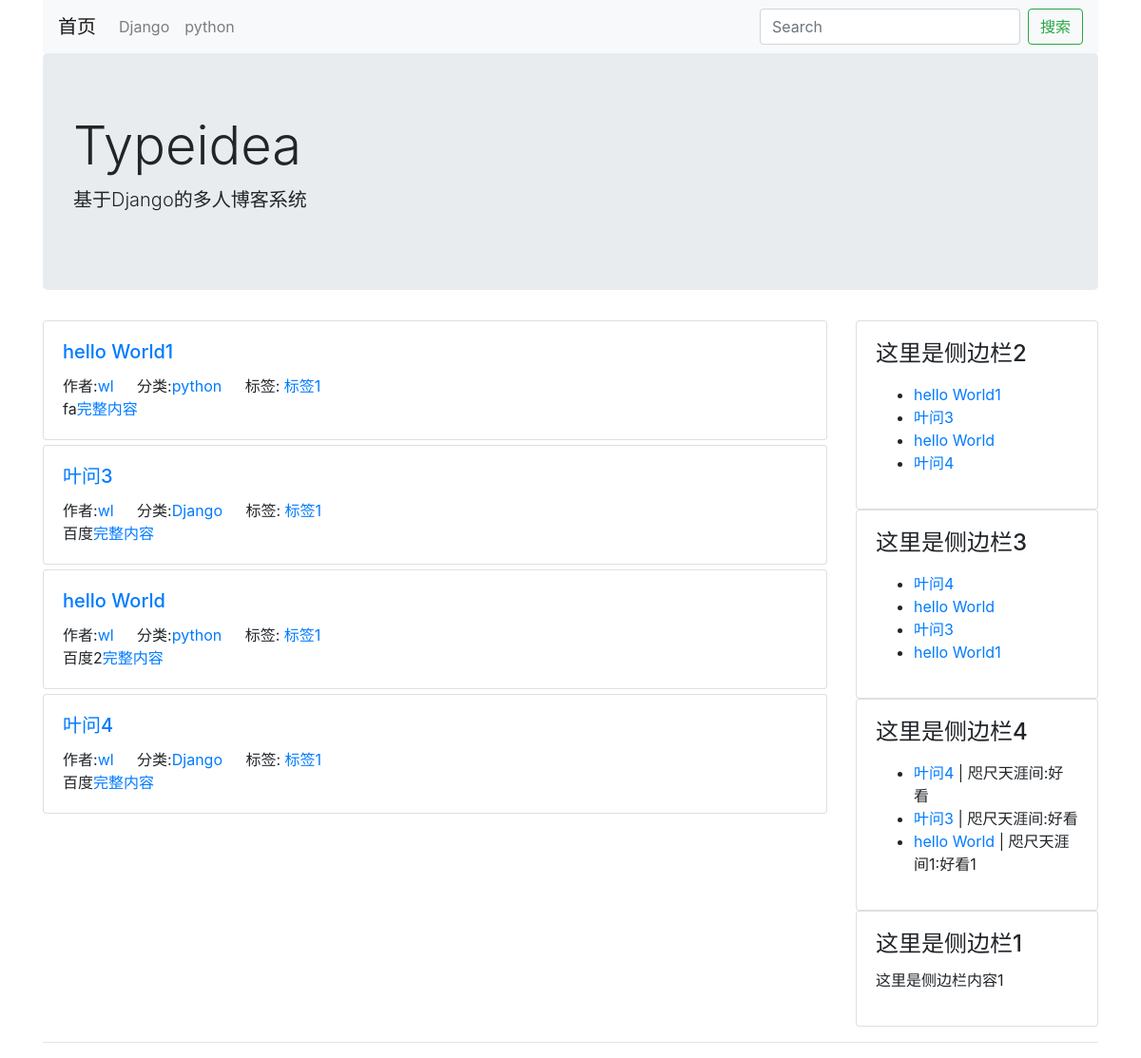
Before: / with the older database file.
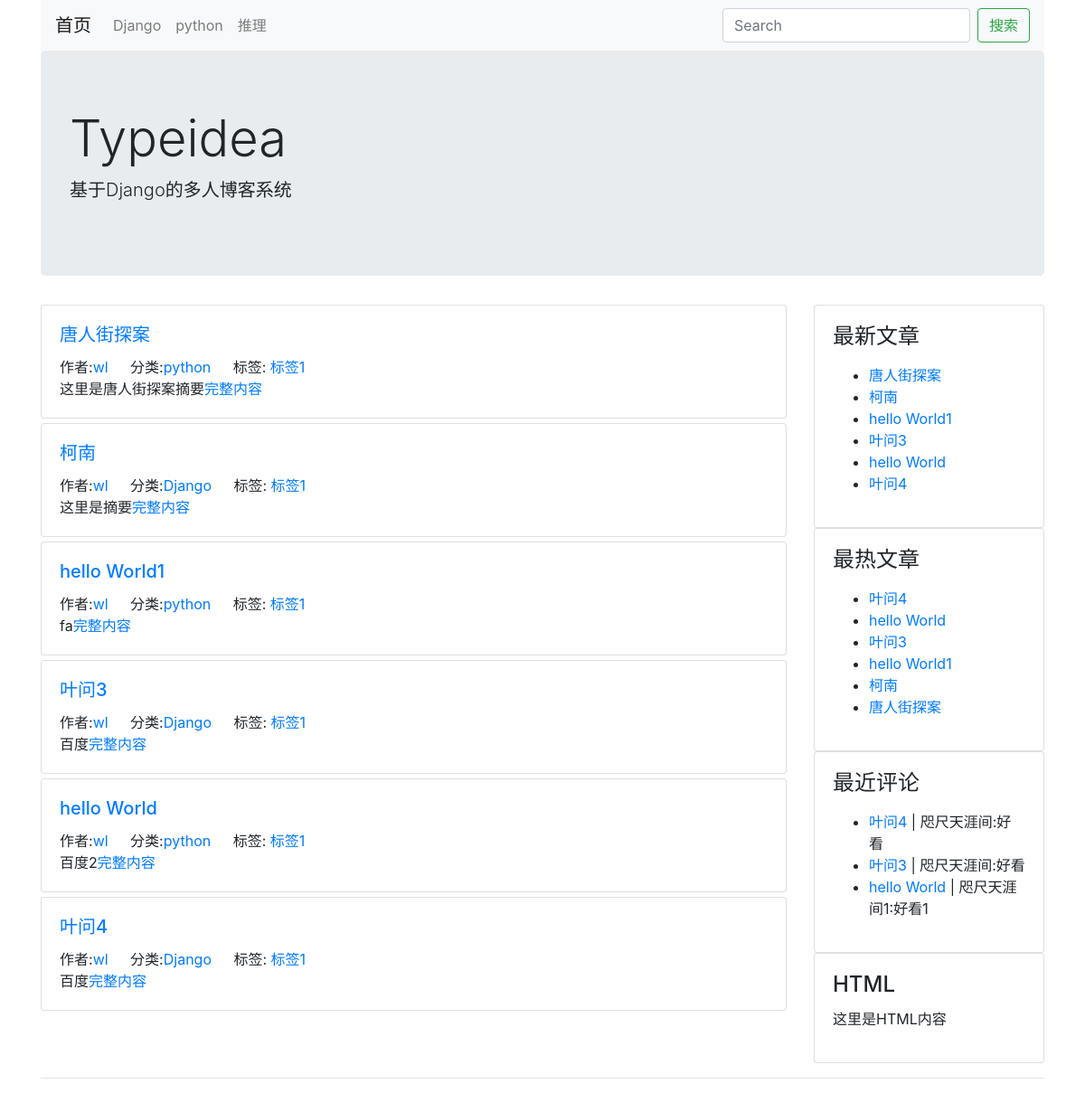
After: the same page with the newer database file.
### blog/models.py (models this page shows, shortened)
class Category(models.Model):
    STATUS_NORMAL = 1
    STATUS_DELETE = 0
    STATUS_ITEMS = (
        (STATUS_NORMAL, '正常'),
        (STATUS_DELETE, '删除'),
    )
    name = models.CharField(max_length=50, verbose_name="名称")
    status = models.PositiveIntegerField(default=STATUS_NORMAL,
                                         choices=STATUS_ITEMS, verbose_name="状态")
    is_nav = models.BooleanField(default=False, verbose_name="是否为导航")
    owner = models.ForeignKey(User, verbose_name="作者", on_delete=models.CASCADE)
    created_time = models.DateTimeField(auto_now_add=True, verbose_name="创建时间")
    class Meta:
        verbose_name = verbose_name_plural = '分类'
    @classmethod
    def get_navs(cls):
        categories = cls.objects.filter(status=cls.STATUS_NORMAL)
        nav_categories = []
        normal_categories = []
        for cate in categories:
            if cate.is_nav:
                nav_categories.append(cate)
            else:
                normal_categories.append(cate)
        return {
            'navs':nav_categories,
            'categories':normal_categories,
        }

class Post(models.Model):
    STATUS_NORMAL = 1
    STATUS_DELETE = 0
    STATUS_DRAFT = 2
    STATUS_ITEMS = (
        (STATUS_NORMAL, '正常'),
        (STATUS_DELETE, '删除'),
        (STATUS_DRAFT, '草稿'),
    )
    title = models.CharField(max_length=255, verbose_name="标题")
    desc = models.CharField(max_length=1024, blank=True, verbose_name="摘要")
    content = models.TextField(verbose_name="正文", help_text="正文必须为MarkDown格式")
    status = models.PositiveIntegerField(default=STATUS_NORMAL,
                                         choices=STATUS_ITEMS, verbose_name="状态")
    category = models.ForeignKey(Category, verbose_name="分类", on_delete=models.CASCADE)
    tag = models.ManyToManyField(Tag, verbose_name="标签")
    owner = models.ForeignKey(User, verbose_name="作者", on_delete=models.CASCADE)
    created_time = models.DateTimeField(auto_now_add=True, verbose_name="创建时间")
    pv = models.PositiveIntegerField(default=1)
    uv = models.PositiveIntegerField(default=1)
    class Meta:
        verbose_name = verbose_name_plural = '文章'
        ordering = ['-id']
    @classmethod
    def latest_posts(cls):
        queryset = cls.objects.filter(status = cls.STATUS_NORMAL)
        return queryset
    @classmethod
    def hot_posts(cls):
        return cls.objects.filter(status=cls.STATUS_NORMAL).order_by('pv')

class Tag(models.Model):
    STATUS_NORMAL = 1
    STATUS_DELETE = 0
    STATUS_ITEMS = (
        (STATUS_NORMAL, '正常'),
        (STATUS_DELETE, '删除'),
    )
    name = models.CharField(max_length=10, verbose_name="名称")
    status = models.PositiveIntegerField(default=STATUS_NORMAL,
                                         choices=STATUS_ITEMS, verbose_name="状态")
    owner = models.ForeignKey(User, verbose_name="作者", on_delete=models.CASCADE)
    created_time = models.DateTimeField(auto_now_add=True, verbose_name="创建时间")
    class Meta:
        verbose_name = verbose_name_plural = '标签'

### config/models.py (models this page shows, shortened)
class SideBar(models.Model):
    DISPLAY_HTML = 1
    DISPLAY_LATEST = 2
    DISPLAY_HOT = 3
    DISPLAY_COMMENT = 4
    SIDE_TYPE = (
        (DISPLAY_HTML, 'HTML'),
        (DISPLAY_LATEST, '最新文章'),
        (DISPLAY_HOT, '最热文章'),
        (DISPLAY_COMMENT, '最近评论'),
    )
    STATUS_SHOW = 1
    STATUS_HIDE = 0
    STATUS_ITEMS = (
        (STATUS_SHOW, '展示'),
        (STATUS_HIDE, '隐藏'),
    )
    title = models.CharField(max_length=50, verbose_name="标题")
    display_type = models.PositiveIntegerField(default=1,
                                         choices=SIDE_TYPE, verbose_name="展示类型")
    content = models.CharField(max_length=500, blank=True, verbose_name="内容",
                               help_text="如果设置的不是HTML类型， 可为空")
    status = models.PositiveIntegerField(default=STATUS_SHOW, choices=STATUS_ITEMS
                                         ,verbose_name="状态")
    owner = models.ForeignKey(User, verbose_name="作者", on_delete=models.CASCADE)
    created_time = models.DateTimeField(auto_now_add=True, verbose_name="创建时间")
    class Meta:
        verbose_name = verbose_name_plural = '侧边栏'
    @classmethod
    def get_all(cls):
        return cls.objects.filter(status=cls.STATUS_SHOW)
    @property
    def content_html(self):
        from blog.models import Post #避免循环引用
        from comment.models import Comment
        result =  ''
        if self.display_type == self.DISPLAY_HTML:
            result = self.content
        elif self.display_type == self.DISPLAY_LATEST:
            context = {
                'posts':Post.latest_posts()
            }
            result = render_to_string('config/blocks/sidebar_posts.html', context)
        elif self.display_type == self.DISPLAY_HOT:
            context = {
                'posts':Post.hot_posts()
            }
            result = render_to_string('config/blocks/sidebar_posts.html', context)
        elif self.display_type == self.DISPLAY_COMMENT:
            context = {
                'comments':Comment.objects.filter(status=Comment.STATUS_NORMAL)
            }
            result = render_to_string('config/blocks/sidebar_comments.html', context)
        return result

### comment/models.py (models this page shows, shortened)
class Comment(models.Model):
    STATUS_NORMAL = 1
    STATUS_DELETE = 0
    STATUS_ITEMS = (
        (STATUS_NORMAL, '正常'),
        (STATUS_DELETE, '删除'),
    )
    target = models.ForeignKey(Post, verbose_name="评论目标", on_delete=models.CASCADE)
    content = models.CharField(max_length=2000, verbose_name="内容")
    nickname = models.CharField(max_length=50, verbose_name="昵称")
    website = models.URLField(verbose_name="网站")
    email = models.EmailField(verbose_name="邮箱")
    status = models.PositiveIntegerField(default=STATUS_NORMAL,
                                         choices=STATUS_ITEMS, verbose_name="状态")
    created_time = models.DateTimeField(auto_now_add=True, verbose_name="创建时间")
    class Meta:
        verbose_name = verbose_name_plural = '评论'

### blog/views.py (the view)
# urls.py: url(r'^$', post_list, name='index'),
def post_list(request, category_id = None, tag_id = None):
    tag = None
    category = None
    if tag_id:
        post_list, tag = Post.get_by_tag(tag_id)
    elif category_id:
        post_list,category = Post.get_by_category(category_id)
    else:
        post_list = Post.latest_posts()
    context = {
        'category':category,
        'tag':tag,
        'post_list':post_list,
        'sidebars': SideBar.get_all(),
    }
    context.update(Category.get_navs())
    return render(request, 'blog/list.html', context=context)

### typeidea/themes/bootstrap/templates/blog/list.html (shortened to what this page needs)
{% extends "./base.html" %}
{% block main %}
    {% for post in post_list %}
    <div class="card post">
        <div class="card-body">
            <h5 class="card-title"><a href="{% url 'post-detail' post.id %}">{{ post.title }}</a> </h5>
            <span class="card-link">作者:<a href="#">{{ post.owner.username }}</a> </span>
            <span class="card-link">分类:<a href="{% url 'category-list' post.category.id %}">{{ post.category.name }}</a> </span>
            <span class="card-link">
                标签:
                {% for tag in post.tag.all %}
                <a href="{% url 'tag-list' tag.id %}">{{ tag.name }}</a>
                {% endfor %}
            </span>
            <p class="card-text">{{ post.desc }}<a href="{% url 'post-detail' post.id %}">完整内容</a> </p>
        </div>
    </div>
    {% endfor %}
{% endblock %}

### typeidea/themes/bootstrap/templates/blog/base.html (shortened to what this page needs)
<!DOCTYPE html>
<html lang="en">
    <head>
        <link rel="stylesheet" href="https://cdn.bootcss.com/bootstrap/4.0.0/css/bootstrap.css">
    </head>
    <body>
        <div class="container head">
            <nav class="navbar navbar-expand-lg navbar-light bg-light">
                <a class="navbar-brand" href="/">首页</a>
                <div class="collapse navbar-collapse" id = "navbarSupportedContent">
                    <ul class="navbar-nav mr-auto">
                        {% for cate in navs %}
                            <li class="nav-item">
                                <a class="nav-link" href = "{% url 'category-list' cate.id %}">{{ cate.name }}</a>
                            </li>
                        {% endfor %}
                    </ul>
                    <form class="form-inline my-2 my-lg-0" method="GET">
                        <input class="form-control mr-sm-2" type="search" placeholder="Search" aria-label="Search">
                        <button class="btn btn-outline-success" type="submit">搜索</button>
                    </form>
                </div>
            </nav>
            <div class="jumbotron">
                <h1 class="display-4">Typeidea</h1>
                <p class="lead">基于Django的多人博客系统</p>
            </div>
        </div>
        <div class="container main">
            <div class="row">
                <div class="col-9 post-list">
                    {% block main %}
                    {% endblock %}
                </div>
                <div class="col-3">
                    {% block sidebar %}
                        {% for sidebar in sidebars %}
                        <div class="card sidebar">
                            <div class="card-body">
                                <h4 class="card-title">{{ sidebar.title }}</h4>
                                <p>
                                    {{ sidebar.content_html }}
                                </p>
                            </div>
                        </div>
                       {% endfor %}
                    {% endblock %}
                </div>
            </div>
        </div>
        <footer class="footer">
            {% block footer %}
            <div class="container">
                <hr/>
            </div>
            {% endblock %}
        </footer>
    </body>
</html>

### typeidea/themes/bootstrap/templates/config/blocks/sidebar_posts.html (shortened to what this page needs)
<!DOCTYPE html>
<html>
<head>
</head>
<body>
<ul>
    {% for post in posts %}
        <li><a href="/post/{{ post.id }}.html">{{ post.title }}</a></li>
    {% endfor %}
</ul>
</body>
</html>

### typeidea/themes/bootstrap/templates/config/blocks/sidebar_comments.html (shortened to what this page needs)
<!DOCTYPE html>
<html>
<head>
</head>
<body>
<ul>
    {% for comment in comments %}
        <li><a href="/post/{{ comment.target_id }}.html">{{ comment.target.title }}</a> |
        {{ comment.nickname }}:{{ comment.content }}
    {% endfor %}
</ul>
</body>
</html>

### typeidea/themes/bootstrap/templates/blog/base.html (style rules this page uses)
.post { margin-bottom: 5px; }

Changed rows visible on the page:
added Category: name "推理"
added Post: title "唐人街探案", owner.username "wl", category.name "python", desc "这里是唐人街探案摘要", Tag (name "标签1")
added Post: title "柯南", owner.username "wl", category.name "Django", desc "这里是摘要", Tag (name "标签1")
changed SideBar: title "这里是侧边栏2" → "最新文章"
changed SideBar: title "这里是侧边栏3" → "最热文章"
changed SideBar: title "这里是侧边栏4" → "最近评论"
changed SideBar: title "这里是侧边栏1" → "HTML"; content_html "这里是侧边栏内容1" → "这里是HTML内容"
